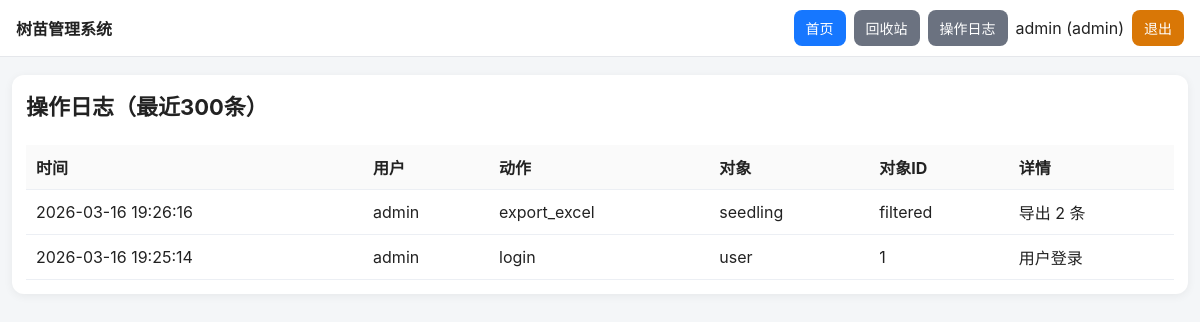
Screenshot of /logs (signed in) with the database file from the repository.
### tables this page shows
CREATE TABLE users (
            id INTEGER PRIMARY KEY AUTOINCREMENT,
            username TEXT NOT NULL UNIQUE,
            password_hash TEXT NOT NULL,
            role TEXT NOT NULL,
            created_at TEXT NOT NULL
        );

CREATE TABLE operation_logs (
            id INTEGER PRIMARY KEY AUTOINCREMENT,
            user_id INTEGER,
            username TEXT,
            action TEXT NOT NULL,
            target_type TEXT NOT NULL,
            target_id TEXT,
            detail TEXT,
            created_at TEXT NOT NULL
        );

### app.py (the view)
@app.route("/logs")
@admin_required
def logs():
    conn = get_db_connection()
    rows = conn.execute(
        "SELECT * FROM operation_logs ORDER BY id DESC LIMIT 300"
    ).fetchall()
    conn.close()
    return render_template("logs.html", rows=rows)

### app.py (called while the page is built)
def get_db_connection():
    conn = sqlite3.connect(DB_PATH)
    conn.row_factory = sqlite3.Row
    return conn

def get_current_user():
    user_id = session.get("user_id")
    if not user_id:
        return None
    conn = get_db_connection()
    user = conn.execute(
        "SELECT id, username, role FROM users WHERE id = ?",
        (user_id,),
    ).fetchone()
    conn.close()
    return user

def admin_required(view_func):
    @wraps(view_func)
    def wrapped(*args, **kwargs):
        user = get_current_user()
        if user is None:
            return redirect(url_for("login"))
        if user["role"] != "admin":
            flash("仅管理员可执行该操作。")
            return redirect(url_for("index"))
        return view_func(*args, **kwargs)
    return wrapped

@app.context_processor
def inject_user():
    return {"current_user": get_current_user()}

### templates/logs.html
{% extends "base.html" %}
{% block content %}
<div class="card">
    <h1>操作日志（最近300条）</h1>
    <div class="table-wrap">
        <table>
            <thead>
                <tr>
                    <th>时间</th>
                    <th>用户</th>
                    <th>动作</th>
                    <th>对象</th>
                    <th>对象ID</th>
                    <th>详情</th>
                </tr>
            </thead>
            <tbody>
                {% for row in rows %}
                <tr>
                    <td>{{ row['created_at'] }}</td>
                    <td>{{ row['username'] }}</td>
                    <td>{{ row['action'] }}</td>
                    <td>{{ row['target_type'] }}</td>
                    <td>{{ row['target_id'] }}</td>
                    <td>{{ row['detail'] }}</td>
                </tr>
                {% else %}
                <tr><td colspan="6">暂无日志。</td></tr>
                {% endfor %}
            </tbody>
        </table>
    </div>
</div>
{% endblock %}

### templates/base.html (shortened to what this page needs)
<!doctype html>
<html lang="zh-CN">
<head>
</head>
<body>
    {% if current_user %}
    <div class="topbar">
        <div class="topbar-inner">
            <div class="brand">树苗管理系统</div>
            <div class="nav">
                <a class="btn" href="{{ url_for('index') }}">首页</a>
                {% if current_user['role'] == 'admin' %}
                    <a class="btn secondary" href="{{ url_for('trash') }}">回收站</a>
                    <a class="btn secondary" href="{{ url_for('logs') }}">操作日志</a>
                {% endif %}
                <span>{{ current_user['username'] }} ({{ current_user['role'] }})</span>
                <a class="btn warn" href="{{ url_for('logout') }}">退出</a>
            </div>
        </div>
    </div>
    {% endif %}
    <div class="container">
        {% block content %}{% endblock %}
    </div>
</body>
</html>

### templates/base.html (style rules this page uses)
* { box-sizing: border-box; }
body { font-family: -apple-system, BlinkMacSystemFont, "Segoe UI", sans-serif; margin: 0; background: #f4f6f8; color: #222; }
.topbar { background: #fff; border-bottom: 1px solid #e5e7eb; position: sticky; top: 0; z-index: 9; }
.topbar-inner { max-width: 1200px; margin: 0 auto; padding: 10px 16px; display: flex; justify-content: space-between; align-items: center; gap: 8px; flex-wrap: wrap; }
.brand { font-weight: 700; font-size: 16px; }
.nav { display: flex; gap: 8px; flex-wrap: wrap; align-items: center; }
.container { max-width: 1200px; margin: 18px auto; padding: 0 12px; }
.card { background: #fff; border-radius: 12px; box-shadow: 0 2px 10px rgba(0,0,0,.06); padding: 14px; }
h1 { margin: 0 0 12px; font-size: 22px; }
button, .btn { background: #1677ff; color: #fff; border: none; border-radius: 8px; padding: 8px 12px; cursor: pointer; text-decoration: none; display: inline-block; font-size: 14px; }
.btn.secondary { background: #6b7280; }
.btn.warn { background: #d97706; }
.table-wrap { overflow-x: auto; }
table { width: 100%; border-collapse: collapse; margin-top: 12px; min-width: 980px; }
th, td { border-bottom: 1px solid #eceff4; padding: 10px; text-align: left; vertical-align: middle; }
th { background: #fafafa; }

### rows the page displays
users: username "admin", role "admin"
operation_logs: created_at "2026-03-16 19:26:16", username "admin", action "export_excel", target_type "seedling", target_id "filtered", detail "导出 2 条"
operation_logs: created_at "2026-03-16 19:25:14", username "admin", action "login", target_type "user", target_id "1", detail "用户登录"
